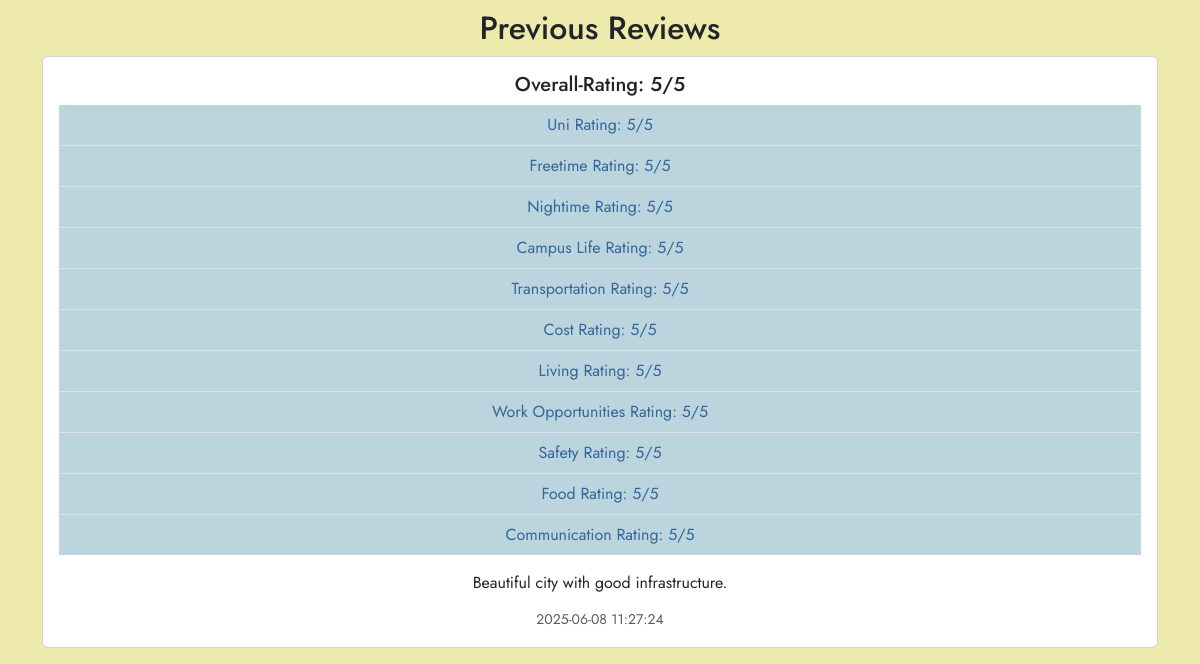
Page /city/Amsterdam (lower part) on the earlier database version.
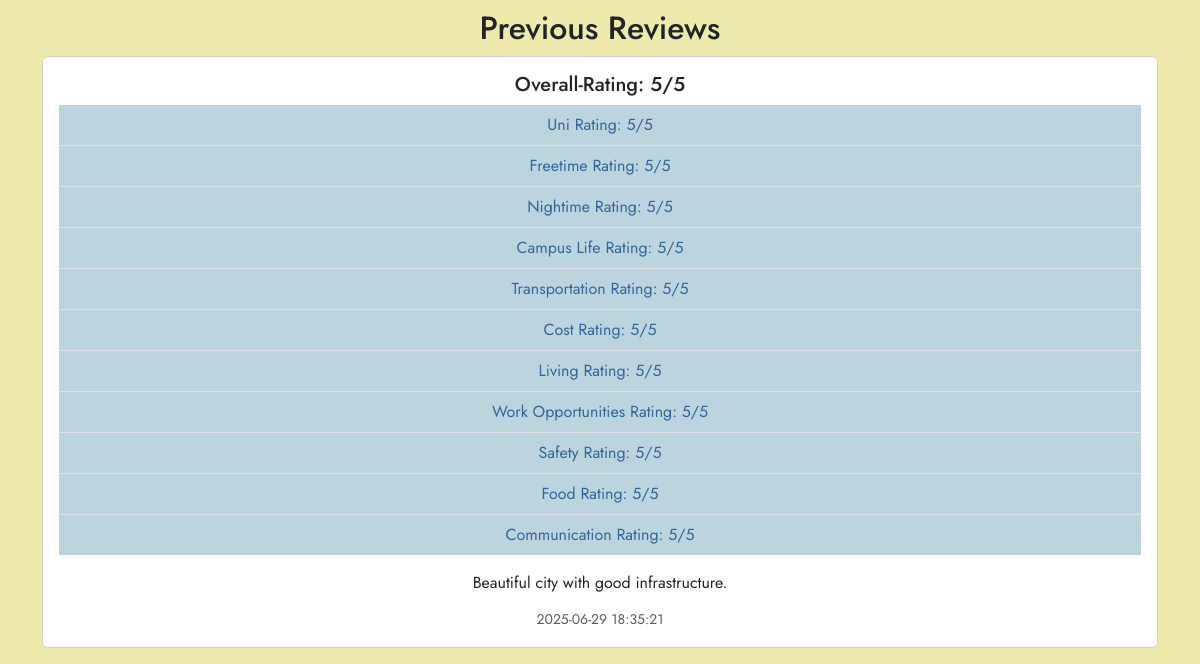
Same page on the later database version.
### tables this page shows
CREATE TABLE review (
    id INTEGER PRIMARY KEY AUTOINCREMENT,
    city_name TEXT NOT NULL,
    username TEXT, -- wenn du später Users integrierst
    overall_rating INTEGER NOT NULL,
    uni_rating INTEGER,
    freetime_rating INTEGER,
    nightime_rating INTEGER,
    campus_life_rating INTEGER,
    transportation_rating INTEGER,
    cost_rating INTEGER,
    living_rating INTEGER,
    workopportunities_rating INTEGER,
    safety_rating INTEGER,
    food_rating INTEGER,
    comunication_rating INTEGER,
    comment TEXT,
    created_at TIMESTAMP DEFAULT CURRENT_TIMESTAMP,
    FOREIGN KEY(city_name) REFERENCES city(name),
    FOREIGN KEY(username) REFERENCES user(username)
);

### app.py (the view, shortened to what this page needs)
@app.route('/city/<city_name>', methods=['GET', 'POST'])
def city_view(city_name):
    if not city_name: #Falls kein city_name übergeben wurde
        return "No city chosen", 400
    db_con = get_db_con()
    city = db_con.execute(
        'SELECT * FROM city WHERE LOWER(name) = LOWER(?)',
        (city_name.lower(),)
    ).fetchone()
    if city is None:
        return "City not found", 404
    form = ReviewForm()
    reviews = db_con.execute(
        'SELECT * FROM review WHERE city_name = ? ORDER BY created_at DESC',
        (city['name'],) #Def für ?-Platzhalter
    ).fetchall()
    return render_template('city.html', city=city, form=form, reviews=reviews)

### db.py (called while the page is built)
def get_db_con(pragma_foreign_keys = True):
    if 'db_con' not in g:
        g.db_con = sqlite3.connect(
            current_app.config['DATABASE'],
            detect_types=sqlite3.PARSE_DECLTYPES
        )
        g.db_con.row_factory = sqlite3.Row
        if pragma_foreign_keys:
            g.db_con.execute('PRAGMA foreign_keys = ON;')
    return g.db_con

def close_db_con(e=None):
    db_con = g.pop('db_con', None)
    if db_con is not None:
        db_con.close()

### templates/city.html (shortened to what this page needs)
{% from 'bootstrap5/nav.html' import render_nav_item %}
<!DOCTYPE html>
<html>
<head>
    {{ bootstrap.load_css() }}
<link rel="stylesheet" href="{{ url_for('static', filename='css/style.css') }}">
</head>
<body>
    <main class="container mt-5">
    <h2 class="text-center">Previous Reviews</h2>
    {% if reviews %}
        {% for review in reviews %}
            <div class="card mb-3">
                <div class="card-body">
    <h5 class="card-title">Overall-Rating: {{ review.overall_rating }}/5</h5>
    <ul class="list-group list-group-flush">
    <li class="list-group-item list-bg">Uni Rating: {{ review.uni_rating }}/5</li>
    <li class="list-group-item list-bg">Freetime Rating: {{ review.freetime_rating }}/5</li>
    <li class="list-group-item list-bg">Nightime Rating: {{ review.nightime_rating }}/5</li>
    <li class="list-group-item list-bg">Campus Life Rating: {{ review.campus_life_rating }}/5</li>
    <li class="list-group-item list-bg">Transportation Rating: {{ review.transportation_rating }}/5</li>
    <li class="list-group-item list-bg">Cost Rating: {{ review.cost_rating }}/5</li>
    <li class="list-group-item list-bg">Living Rating: {{ review.living_rating }}/5</li>
    <li class="list-group-item list-bg">Work Opportunities Rating: {{ review.workopportunities_rating }}/5</li>
    <li class="list-group-item list-bg">Safety Rating: {{ review.safety_rating }}/5</li>
    <li class="list-group-item list-bg">Food Rating: {{ review.food_rating }}/5</li>
    <li class="list-group-item list-bg">Communication Rating: {{ review.comunication_rating }}/5</li>
</ul>
    {% if review.comment %}
        <p class="card-text mt-3">{{ review.comment }}</p>
    {% endif %}
    <p class="card-subtitle text-muted"><small>{{ review.created_at }}</small></p>
</div>
            </div>
        {% endfor %}
    {% else %}
        <p class="text-center">No reviews yet. Be the first to leave one!</p>
    {% endif %}
</main>
</body>
</html>

### static/css/style.css (style rules this page uses)
h1, h2, h3, h4, h5, h6 { text-align: center; }
body { padding-top: 100px; background-color: #EEEAAB; font-family: 'Jost', sans-serif; }
main { background-color: #EEEAAB; font-family: 'Jost', sans-serif; text-align: center; padding-top: 100px; }

### templates/city.html (style rules this page uses)
.list-bg { background-color: #BCD4DE; color: #336699; }

Differences in the rows shown:
changed review "Beautiful city with good infrastructure.": created_at "2025-06-08 11:27:24" → "2025-06-29 18:35:21"
